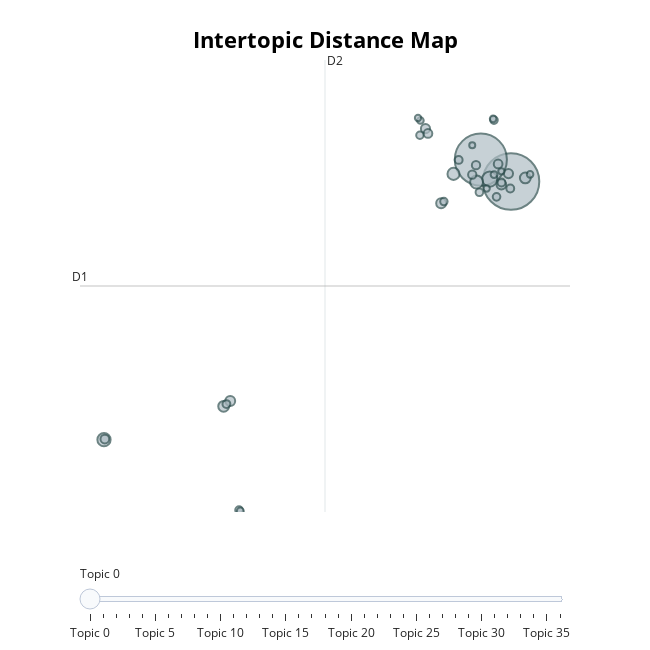

Write notebook code for a chart like this one.
### Code cell
# Vẽ bản đồ khoảng cách giữa các Topic
fig_intertopic = topic_model.visualize_topics()

# Hiển thị
fig_intertopic.show()

fig_intertopic.write_html("../Figures/intertopic_distance_map.html")

### Figure 1 — Plotly figure (JSON) as saved in the notebook; plotly's stock layout.template omitted (floating-point values rounded to 4 significant figures)
{"data": [{"customdata": [[0, "data | experience | business | skills | ai", 880], [1, "dữ_liệu | phân_tích | kinh_nghiệm | làm_việc | công_việc", 747], [2, "hitachi | people | best | innovation | work", 63], [3, "binance | blockchain | trading | ecosystem | arrangement", 48], [4, "community | exam | assessment | complete | media", 46], [5, "publicis | consulting | possible | data | 60", 40], [6, "qualcomm | engineering | research | related | individuals", 32], [7, "coding | language | tomorrows | expertise | pay", 32], [8, "nvidia | ai | computing | gpu | wireless", 27], [9, "description | group | technical | colleagues | vietnam", 27], [10, "asia | branches | united | bank | risk", 26], [11, "pg | job | career | brands | leaders", 23], [12, "crossian | marketing | lifetime | campaign | directtoconsumer", 23], [13, "vietnam | labor | contact | development | timesyear", 21], [14, "binance | blockchain | ecosystem | program | trading", 21], [15, "microsoft | transformation | solutions | services | potential", 21], [16, "tiktok | creativity | joy | mission | inspire", 19], [17, "game | games | want | design | gameplay", 19], [18, "agoda | partners | supply | travel | bangkok", 17], [19, "azure | data | synapse | microsoft | pipelines", 17], [20, "test | nvidia | computing | qa | gpu", 17], [21, "rights | policy | alphas | financial | strategies", 17], [22, "customers | risk | customer | regulations | credit", 16], [23, "credit | models | llm | business | financial", 16], [24, "httpscareersmbbankcomvnhomepage | bank | mb | phone | directly", 16], [25, "grab | southeast | odoo | loved | lifes", 16], [26, "confluence | checks | global | clients | career", 15], [27, "servicenow | ứng_dụng | việt_nam | technology | toàn_cầu", 15], [28, "httpscareersmbbankcomvnhomepage | mb | spring | directly | phone", 13], [29, "testing | test | able | job | good", 13], [30, "vision | ml | trusting | social | computer", 12], [31, "test | verification | leaves | salary | working", 12], [32, "chatbots | vietnamese | paypal | progress | evaluate", 12], [33, "fpt | ai | cloud | solutions | smart", 11], [34, "software | embedded | development | automotive | days", 11], [35, "personal | home | decree | credit | agreement", 11], [36, "microsoft | substrate | status | science | including", 10]], "hovertemplate": "<b>Topic %{customdata[0]}</b><br>%{customdata[1]}<br>Size: %{customdata[2]}", "legendgroup": "", "marker": {"color": "#B0BEC5", "line": {"color": "DarkSlateGrey", "width": 2}, "size": [880, 747, 63, 48, 46, 40, 32, 32, 27, 27, 26, 23, 23, 21, 21, 21, 19, 19, 17, 17, 17, 17, 16, 16, 16, 16, 15, 15, 13, 13, 12, 12, 12, 11, 11, 11, 10], "sizemode": "area", "sizeref": 0.55, "symbol": "circle"}, "mode": "markers", "name": "", "orientation": "v", "showlegend": false, "type": "scatter", "x": [10.04, 8.818, 9.18, -6.501, 8.645, 7.708, -1.637, 10.63, -1.37, 7.205, 9.653, 6.568, 9.941, 6.668, -6.467, 9.521, 8.469, 8.622, 7.918, 9.657, -1.524, 10.01, 8.76, 9.353, -1.01, 9.457, 6.341, 7.317, -0.9592, 9.356, 9.317, 6.362, 10.82, 9.654, 6.265, 9.055, 8.469], "xaxis": "x", "y": [16.31, 17.42, 16.43, 3.282, 16.28, 16.69, 4.965, 16.49, 5.232, 15.21, 16.16, 18.98, 16.71, 18.73, 3.316, 17.2, 16.65, 17.13, 17.4, 16.26, 5.078, 15.96, 15.77, 19.41, -0.2663, 15.54, 18.64, 15.3, -0.3176, 16.66, 19.47, 19.39, 16.67, 16.82, 19.51, 15.96, 18.14], "yaxis": "y"}], "layout": {"annotations": [{"showarrow": false, "text": "D1", "x": -7.477, "y": 11.04, "yshift": 10}, {"showarrow": false, "text": "D2", "x": 2.483, "xshift": 10, "y": 22.44}], "height": 650, "hoverlabel": {"bgcolor": "white", "font": {"family": "Rockwell", "size": 16}}, "legend": {"itemsizing": "constant", "tracegroupgap": 0}, "margin": {"t": 60}, "shapes": [{"line": {"color": "#CFD8DC", "width": 2}, "type": "line", "x0": 2.483, "x1": 2.483, "y0": -0.3652, "y1": 22.44}, {"line": {"color": "#9E9E9E", "width": 2}, "type": "line", "x0": -7.477, "x1": 12.44, "y0": 11.04, "y1": 11.04}], "sliders": [{"active": 0, "pad": {"t": 50}, "steps": [{"args": [{"marker.color": [["red", "#B0BEC5", "#B0BEC5", "#B0BEC5", "#B0BEC5", "#B0BEC5", "#B0BEC5", "#B0BEC5", "#B0BEC5", "#B0BEC5", "#B0BEC5", "#B0BEC5", "#B0BEC5", "#B0BEC5", "#B0BEC5", "#B0BEC5", "#B0BEC5", "#B0BEC5", "#B0BEC5", "#B0BEC5", "#B0BEC5", "#B0BEC5", "#B0BEC5", "#B0BEC5", "#B0BEC5", "#B0BEC5", "#B0BEC5", "#B0BEC5", "#B0BEC5", "#B0BEC5", "#B0BEC5", "#B0BEC5", "#B0BEC5", "#B0BEC5", "#B0BEC5", "#B0BEC5", "#B0BEC5"]]}], "label": "Topic 0", "method": "update"}, {"args": [{"marker.color": [["#B0BEC5", "red", "#B0BEC5", "#B0BEC5", "#B0BEC5", "#B0BEC5", "#B0BEC5", "#B0BEC5", "#B0BEC5", "#B0BEC5", "#B0BEC5", "#B0BEC5", "#B0BEC5", "#B0BEC5", "#B0BEC5", "#B0BEC5", "#B0BEC5", "#B0BEC5", "#B0BEC5", "#B0BEC5", "#B0BEC5", "#B0BEC5", "#B0BEC5", "#B0BEC5", "#B0BEC5", "#B0BEC5", "#B0BEC5", "#B0BEC5", "#B0BEC5", "#B0BEC5", "#B0BEC5", "#B0BEC5", "#B0BEC5", "#B0BEC5", "#B0BEC5", "#B0BEC5", "#B0BEC5"]]}], "label": "Topic 1", "method": "update"}, {"args": [{"marker.color": [["#B0BEC5", "#B0BEC5", "red", "#B0BEC5", "#B0BEC5", "#B0BEC5", "#B0BEC5", "#B0BEC5", "#B0BEC5", "#B0BEC5", "#B0BEC5", "#B0BEC5", "#B0BEC5", "#B0BEC5", "#B0BEC5", "#B0BEC5", "#B0BEC5", "#B0BEC5", "#B0BEC5", "#B0BEC5", "#B0BEC5", "#B0BEC5", "#B0BEC5", "#B0BEC5", "#B0BEC5", "#B0BEC5", "#B0BEC5", "#B0BEC5", "#B0BEC5", "#B0BEC5", "#B0BEC5", "#B0BEC5", "#B0BEC5", "#B0BEC5", "#B0BEC5", "#B0BEC5", "#B0BEC5"]]}], "label": "Topic 2", "method": "update"}, {"args": [{"marker.color": [["#B0BEC5", "#B0BEC5", "#B0BEC5", "red", "#B0BEC5", "#B0BEC5", "#B0BEC5", "#B0BEC5", "#B0BEC5", "#B0BEC5", "#B0BEC5", "#B0BEC5", "#B0BEC5", "#B0BEC5", "#B0BEC5", "#B0BEC5", "#B0BEC5", "#B0BEC5", "#B0BEC5", "#B0BEC5", "#B0BEC5", "#B0BEC5", "#B0BEC5", "#B0BEC5", "#B0BEC5", "#B0BEC5", "#B0BEC5", "#B0BEC5", "#B0BEC5", "#B0BEC5", "#B0BEC5", "#B0BEC5", "#B0BEC5", "#B0BEC5", "#B0BEC5", "#B0BEC5", "#B0BEC5"]]}], "label": "Topic 3", "method": "update"}, {"args": [{"marker.color": [["#B0BEC5", "#B0BEC5", "#B0BEC5", "#B0BEC5", "red", "#B0BEC5", "#B0BEC5", "#B0BEC5", "#B0BEC5", "#B0BEC5", "#B0BEC5", "#B0BEC5", "#B0BEC5", "#B0BEC5", "#B0BEC5", "#B0BEC5", "#B0BEC5", "#B0BEC5", "#B0BEC5", "#B0BEC5", "#B0BEC5", "#B0BEC5", "#B0BEC5", "#B0BEC5", "#B0BEC5", "#B0BEC5", "#B0BEC5", "#B0BEC5", "#B0BEC5", "#B0BEC5", "#B0BEC5", "#B0BEC5", "#B0BEC5", "#B0BEC5", "#B0BEC5", "#B0BEC5", "#B0BEC5"]]}], "label": "Topic 4", "method": "update"}, {"args": [{"marker.color": [["#B0BEC5", "#B0BEC5", "#B0BEC5", "#B0BEC5", "#B0BEC5", "red", "#B0BEC5", "#B0BEC5", "#B0BEC5", "#B0BEC5", "#B0BEC5", "#B0BEC5", "#B0BEC5", "#B0BEC5", "#B0BEC5", "#B0BEC5", "#B0BEC5", "#B0BEC5", "#B0BEC5", "#B0BEC5", "#B0BEC5", "#B0BEC5", "#B0BEC5", "#B0BEC5", "#B0BEC5", "#B0BEC5", "#B0BEC5", "#B0BEC5", "#B0BEC5", "#B0BEC5", "#B0BEC5", "#B0BEC5", "#B0BEC5", "#B0BEC5", "#B0BEC5", "#B0BEC5", "#B0BEC5"]]}], "label": "Topic 5", "method": "update"}, {"args": [{"marker.color": [["#B0BEC5", "#B0BEC5", "#B0BEC5", "#B0BEC5", "#B0BEC5", "#B0BEC5", "red", "#B0BEC5", "#B0BEC5", "#B0BEC5", "#B0BEC5", "#B0BEC5", "#B0BEC5", "#B0BEC5", "#B0BEC5", "#B0BEC5", "#B0BEC5", "#B0BEC5", "#B0BEC5", "#B0BEC5", "#B0BEC5", "#B0BEC5", "#B0BEC5", "#B0BEC5", "#B0BEC5", "#B0BEC5", "#B0BEC5", "#B0BEC5", "#B0BEC5", "#B0BEC5", "#B0BEC5", "#B0BEC5", "#B0BEC5", "#B0BEC5", "#B0BEC5", "#B0BEC5", "#B0BEC5"]]}], "label": "Topic 6", "method": "update"}, {"args": [{"marker.color": [["#B0BEC5", "#B0BEC5", "#B0BEC5", "#B0BEC5", "#B0BEC5", "#B0BEC5", "#B0BEC5", "red", "#B0BEC5", "#B0BEC5", "#B0BEC5", "#B0BEC5", "#B0BEC5", "#B0BEC5", "#B0BEC5", "#B0BEC5", "#B0BEC5", "#B0BEC5", "#B0BEC5", "#B0BEC5", "#B0BEC5", "#B0BEC5", "#B0BEC5", "#B0BEC5", "#B0BEC5", "#B0BEC5", "#B0BEC5", "#B0BEC5", "#B0BEC5", "#B0BEC5", "#B0BEC5", "#B0BEC5", "#B0BEC5", "#B0BEC5", "#B0BEC5", "#B0BEC5", "#B0BEC5"]]}], "label": "Topic 7", "method": "update"}, {"args": [{"marker.color": [["#B0BEC5", "#B0BEC5", "#B0BEC5", "#B0BEC5", "#B0BEC5", "#B0BEC5", "#B0BEC5", "#B0BEC5", "red", "#B0BEC5", "#B0BEC5", "#B0BEC5", "#B0BEC5", "#B0BEC5", "#B0BEC5", "#B0BEC5", "#B0BEC5", "#B0BEC5", "#B0BEC5", "#B0BEC5", "#B0BEC5", "#B0BEC5", "#B0BEC5", "#B0BEC5", "#B0BEC5", "#B0BEC5", "#B0BEC5", "#B0BEC5", "#B0BEC5", "#B0BEC5", "#B0BEC5", "#B0BEC5", "#B0BEC5", "#B0BEC5", "#B0BEC5", "#B0BEC5", "#B0BEC5"]]}], "label": "Topic 8", "method": "update"}, {"args": [{"marker.color": [["#B0BEC5", "#B0BEC5", "#B0BEC5", "#B0BEC5", "#B0BEC5", "#B0BEC5", "#B0BEC5", "#B0BEC5", "#B0BEC5", "red", "#B0BEC5", "#B0BEC5", "#B0BEC5", "#B0BEC5", "#B0BEC5", "#B0BEC5", "#B0BEC5", "#B0BEC5", "#B0BEC5", "#B0BEC5", "#B0BEC5", "#B0BEC5", "#B0BEC5", "#B0BEC5", "#B0BEC5", "#B0BEC5", "#B0BEC5", "#B0BEC5", "#B0BEC5", "#B0BEC5", "#B0BEC5", "#B0BEC5", "#B0BEC5", "#B0BEC5", "#B0BEC5", "#B0BEC5", "#B0BEC5"]]}], "label": "Topic 9", "method": "update"}, {"args": [{"marker.color": [["#B0BEC5", "#B0BEC5", "#B0BEC5", "#B0BEC5", "#B0BEC5", "#B0BEC5", "#B0BEC5", "#B0BEC5", "#B0BEC5", "#B0BEC5", "red", "#B0BEC5", "#B0BEC5", "#B0BEC5", "#B0BEC5", "#B0BEC5", "#B0BEC5", "#B0BEC5", "#B0BEC5", "#B0BEC5", "#B0BEC5", "#B0BEC5", "#B0BEC5", "#B0BEC5", "#B0BEC5", "#B0BEC5", "#B0BEC5", "#B0BEC5", "#B0BEC5", "#B0BEC5", "#B0BEC5", "#B0BEC5", "#B0BEC5", "#B0BEC5", "#B0BEC5", "#B0BEC5", "#B0BEC5"]]}], "label": "Topic 10", "method": "update"}, {"args": [{"marker.color": [["#B0BEC5", "#B0BEC5", "#B0BEC5", "#B0BEC5", "#B0BEC5", "#B0BEC5", "#B0BEC5", "#B0BEC5", "#B0BEC5", "#B0BEC5", "#B0BEC5", "red", "#B0BEC5", "#B0BEC5", "#B0BEC5", "#B0BEC5", "#B0BEC5", "#B0BEC5", "#B0BEC5", "#B0BEC5", "#B0BEC5", "#B0BEC5", "#B0BEC5", "#B0BEC5", "#B0BEC5", "#B0BEC5", "#B0BEC5", "#B0BEC5", "#B0BEC5", "#B0BEC5", "#B0BEC5", "#B0BEC5", "#B0BEC5", "#B0BEC5", "#B0BEC5", "#B0BEC5", "#B0BEC5"]]}], "label": "Topic 11", "method": "update"}, {"args": [{"marker.color": [["#B0BEC5", "#B0BEC5", "#B0BEC5", "#B0BEC5", "#B0BEC5", "#B0BEC5", "#B0BEC5", "#B0BEC5", "#B0BEC5", "#B0BEC5", "#B0BEC5", "#B0BEC5", "red", "#B0BEC5", "#B0BEC5", "#B0BEC5", "#B0BEC5", "#B0BEC5", "#B0BEC5", "#B0BEC5", "#B0BEC5", "#B0BEC5", "#B0BEC5", "#B0BEC5", "#B0BEC5", "#B0BEC5", "#B0BEC5", "#B0BEC5", "#B0BEC5", "#B0BEC5", "#B0BEC5", "#B0BEC5", "#B0BEC5", "#B0BEC5", "#B0BEC5", "#B0BEC5", "#B0BEC5"]]}], "label": "Topic 12", "method": "update"}, {"args": [{"marker.color": [["#B0BEC5", "#B0BEC5", "#B0BEC5", "#B0BEC5", "#B0BEC5", "#B0BEC5", "#B0BEC5", "#B0BEC5", "#B0BEC5", "#B0BEC5", "#B0BEC5", "#B0BEC5", "#B0BEC5", "red", "#B0BEC5", "#B0BEC5", "#B0BEC5", "#B0BEC5", "#B0BEC5", "#B0BEC5", "#B0BEC5", "#B0BEC5", "#B0BEC5", "#B0BEC5", "#B0BEC5", "#B0BEC5", "#B0BEC5", "#B0BEC5", "#B0BEC5", "#B0BEC5", "#B0BEC5", "#B0BEC5", "#B0BEC5", "#B0BEC5", "#B0BEC5", "#B0BEC5", "#B0BEC5"]]}], "label": "Topic 13", "method": "update"}, {"args": [{"marker.color": [["#B0BEC5", "#B0BEC5", "#B0BEC5", "#B0BEC5", "#B0BEC5", "#B0BEC5", "#B0BEC5", "#B0BEC5", "#B0BEC5", "#B0BEC5", "#B0BEC5", "#B0BEC5", "#B0BEC5", "#B0BEC5", "red", "#B0BEC5", "#B0BEC5", "#B0BEC5", "#B0BEC5", "#B0BEC5", "#B0BEC5", "#B0BEC5", "#B0BEC5", "#B0BEC5", "#B0BEC5", "#B0BEC5", "#B0BEC5", "#B0BEC5", "#B0BEC5", "#B0BEC5", "#B0BEC5", "#B0BEC5", "#B0BEC5", "#B0BEC5", "#B0BEC5", "#B0BEC5", "#B0BEC5"]]}], "label": "Topic 14", "method": "update"}, {"args": [{"marker.color": [["#B0BEC5", "#B0BEC5", "#B0BEC5", "#B0BEC5", "#B0BEC5", "#B0BEC5", "#B0BEC5", "#B0BEC5", "#B0BEC5", "#B0BEC5", "#B0BEC5", "#B0BEC5", "#B0BEC5", "#B0BEC5", "#B0BEC5", "red", "#B0BEC5", "#B0BEC5", "#B0BEC5", "#B0BEC5", "#B0BEC5", "#B0BEC5", "#B0BEC5", "#B0BEC5", "#B0BEC5", "#B0BEC5", "#B0BEC5", "#B0BEC5", "#B0BEC5", "#B0BEC5", "#B0BEC5", "#B0BEC5", "#B0BEC5", "#B0BEC5", "#B0BEC5", "#B0BEC5", "#B0BEC5"]]}], "label": "Topic 15", "method": "update"}, {"args": [{"marker.color": [["#B0BEC5", "#B0BEC5", "#B0BEC5", "#B0BEC5", "#B0BEC5", "#B0BEC5", "#B0BEC5", "#B0BEC5", "#B0BEC5", "#B0BEC5", "#B0BEC5", "#B0BEC5", "#B0BEC5", "#B0BEC5", "#B0BEC5", "#B0BEC5", "red", "#B0BEC5", "#B0BEC5", "#B0BEC5", "#B0BEC5", "#B0BEC5", "#B0BEC5", "#B0BEC5", "#B0BEC5", "#B0BEC5", "#B0BEC5", "#B0BEC5", "#B0BEC5", "#B0BEC5", "#B0BEC5", "#B0BEC5", "#B0BEC5", "#B0BEC5", "#B0BEC5", "#B0BEC5", "#B0BEC5"]]}], "label": "Topic 16", "method": "update"}, {"args": [{"marker.color": [["#B0BEC5", "#B0BEC5", "#B0BEC5", "#B0BEC5", "#B0BEC5", "#B0BEC5", "#B0BEC5", "#B0BEC5", "#B0BEC5", "#B0BEC5", "#B0BEC5", "#B0BEC5", "#B0BEC5", "#B0BEC5", "#B0BEC5", "#B0BEC5", "#B0BEC5", "red", "#B0BEC5", "#B0BEC5", "#B0BEC5", "#B0BEC5", "#B0BEC5", "#B0BEC5", "#B0BEC5", "#B0BEC5", "#B0BEC5", "#B0BEC5", "#B0BEC5", "#B0BEC5", "#B0BEC5", "#B0BEC5", "#B0BEC5", "#B0BEC5", "#B0BEC5", "#B0BEC5", "#B0BEC5"]]}], "label": "Topic 17", "method": "update"}, {"args": [{"marker.color": [["#B0BEC5", "#B0BEC5", "#B0BEC5", "#B0BEC5", "#B0BEC5", "#B0BEC5", "#B0BEC5", "#B0BEC5", "#B0BEC5", "#B0BEC5", "#B0BEC5", "#B0BEC5", "#B0BEC5", "#B0BEC5", "#B0BEC5", "#B0BEC5", "#B0BEC5", "#B0BEC5", "red", "#B0BEC5", "#B0BEC5", "#B0BEC5", "#B0BEC5", "#B0BEC5", "#B0BEC5", "#B0BEC5", "#B0BEC5", "#B0BEC5", "#B0BEC5", "#B0BEC5", "#B0BEC5", "#B0BEC5", "#B0BEC5", "#B0BEC5", "#B0BEC5", "#B0BEC5", "#B0BEC5"]]}], "label": "Topic 18", "method": "update"}, {"args": [{"marker.color": [["#B0BEC5", "#B0BEC5", "#B0BEC5", "#B0BEC5", "#B0BEC5", "#B0BEC5", "#B0BEC5", "#B0BEC5", "#B0BEC5", "#B0BEC5", "#B0BEC5", "#B0BEC5", "#B0BEC5", "#B0BEC5", "#B0BEC5", "#B0BEC5", "#B0BEC5", "#B0BEC5", "#B0BEC5", "red", "#B0BEC5", "#B0BEC5", "#B0BEC5", "#B0BEC5", "#B0BEC5", "#B0BEC5", "#B0BEC5", "#B0BEC5", "#B0BEC5", "#B0BEC5", "#B0BEC5", "#B0BEC5", "#B0BEC5", "#B0BEC5", "#B0BEC5", "#B0BEC5", "#B0BEC5"]]}], "label": "Topic 19", "method": "update"}, {"args": [{"marker.color": [["#B0BEC5", "#B0BEC5", "#B0BEC5", "#B0BEC5", "#B0BEC5", "#B0BEC5", "#B0BEC5", "#B0BEC5", "#B0BEC5", "#B0BEC5", "#B0BEC5", "#B0BEC5", "#B0BEC5", "#B0BEC5", "#B0BEC5", "#B0BEC5", "#B0BEC5", "#B0BEC5", "#B0BEC5", "#B0BEC5", "red", "#B0BEC5", "#B0BEC5", "#B0BEC5", "#B0BEC5", "#B0BEC5", "#B0BEC5", "#B0BEC5", "#B0BEC5", "#B0BEC5", "#B0BEC5", "#B0BEC5", "#B0BEC5", "#B0BEC5", "#B0BEC5", "#B0BEC5", "#B0BEC5"]]}], "label": "Topic 20", "method": "update"}, {"args": [{"marker.color": [["#B0BEC5", "#B0BEC5", "#B0BEC5", "#B0BEC5", "#B0BEC5", "#B0BEC5", "#B0BEC5", "#B0BEC5", "#B0BEC5", "#B0BEC5", "#B0BEC5", "#B0BEC5", "#B0BEC5", "#B0BEC5", "#B0BEC5", "#B0BEC5", "#B0BEC5", "#B0BEC5", "#B0BEC5", "#B0BEC5", "#B0BEC5", "red", "#B0BEC5", "#B0BEC5", "#B0BEC5", "#B0BEC5", "#B0BEC5", "#B0BEC5", "#B0BEC5", "#B0BEC5", "#B0BEC5", "#B0BEC5", "#B0BEC5", "#B0BEC5", "#B0BEC5", "#B0BEC5", "#B0BEC5"]]}], "label": "Topic 21", "method": "update"}, {"args": [{"marker.color": [["#B0BEC5", "#B0BEC5", "#B0BEC5", "#B0BEC5", "#B0BEC5", "#B0BEC5", "#B0BEC5", "#B0BEC5", "#B0BEC5", "#B0BEC5", "#B0BEC5", "#B0BEC5", "#B0BEC5", "#B0BEC5", "#B0BEC5", "#B0BEC5", "#B0BEC5", "#B0BEC5", "#B0BEC5", "#B0BEC5", "#B0BEC5", "#B0BEC5", "red", "#B0BEC5", "#B0BEC5", "#B0BEC5", "#B0BEC5", "#B0BEC5", "#B0BEC5", "#B0BEC5", "#B0BEC5", "#B0BEC5", "#B0BEC5", "#B0BEC5", "#B0BEC5", "#B0BEC5", "#B0BEC5"]]}], "label": "Topic 22", "method": "update"}, {"args": [{"marker.color": [["#B0BEC5", "#B0BEC5", "#B0BEC5", "#B0BEC5", "#B0BEC5", "#B0BEC5", "#B0BEC5", "#B0BEC5", "#B0BEC5", "#B0BEC5", "#B0BEC5", "#B0BEC5", "#B0BEC5", "#B0BEC5", "#B0BEC5", "#B0BEC5", "#B0BEC5", "#B0BEC5", "#B0BEC5", "#B0BEC5", "#B0BEC5", "#B0BEC5", "#B0BEC5", "red", "#B0BEC5", "#B0BEC5", "#B0BEC5", "#B0BEC5", "#B0BEC5", "#B0BEC5", "#B0BEC5", "#B0BEC5", "#B0BEC5", "#B0BEC5", "#B0BEC5", "#B0BEC5", "#B0BEC5"]]}], "label": "Topic 23", "method": "update"}, {"args": [{"marker.color": [["#B0BEC5", "#B0BEC5", "#B0BEC5", "#B0BEC5", "#B0BEC5", "#B0BEC5", "#B0BEC5", "#B0BEC5", "#B0BEC5", "#B0BEC5", "#B0BEC5", "#B0BEC5", "#B0BEC5", "#B0BEC5", "#B0BEC5", "#B0BEC5", "#B0BEC5", "#B0BEC5", "#B0BEC5", "#B0BEC5", "#B0BEC5", "#B0BEC5", "#B0BEC5", "#B0BEC5", "red", "#B0BEC5", "#B0BEC5", "#B0BEC5", "#B0BEC5", "#B0BEC5", "#B0BEC5", "#B0BEC5", "#B0BEC5", "#B0BEC5", "#B0BEC5", "#B0BEC5", "#B0BEC5"]]}], "label": "Topic 24", "method": "update"}, {"args": [{"marker.color": [["#B0BEC5", "#B0BEC5", "#B0BEC5", "#B0BEC5", "#B0BEC5", "#B0BEC5", "#B0BEC5", "#B0BEC5", "#B0BEC5", "#B0BEC5", "#B0BEC5", "#B0BEC5", "#B0BEC5", "#B0BEC5", "#B0BEC5", "#B0BEC5", "#B0BEC5", "#B0BEC5", "#B0BEC5", "#B0BEC5", "#B0BEC5", "#B0BEC5", "#B0BEC5", "#B0BEC5", "#B0BEC5", "red", "#B0BEC5", "#B0BEC5", "#B0BEC5", "#B0BEC5", "#B0BEC5", "#B0BEC5", "#B0BEC5", "#B0BEC5", "#B0BEC5", "#B0BEC5", "#B0BEC5"]]}], "label": "Topic 25", "method": "update"}, {"args": [{"marker.color": [["#B0BEC5", "#B0BEC5", "#B0BEC5", "#B0BEC5", "#B0BEC5", "#B0BEC5", "#B0BEC5", "#B0BEC5", "#B0BEC5", "#B0BEC5", "#B0BEC5", "#B0BEC5", "#B0BEC5", "#B0BEC5", "#B0BEC5", "#B0BEC5", "#B0BEC5", "#B0BEC5", "#B0BEC5", "#B0BEC5", "#B0BEC5", "#B0BEC5", "#B0BEC5", "#B0BEC5", "#B0BEC5", "#B0BEC5", "red", "#B0BEC5", "#B0BEC5", "#B0BEC5", "#B0BEC5", "#B0BEC5", "#B0BEC5", "#B0BEC5", "#B0BEC5", "#B0BEC5", "#B0BEC5"]]}], "label": "Topic 26", "method": "update"}, {"args": [{"marker.color": [["#B0BEC5", "#B0BEC5", "#B0BEC5", "#B0BEC5", "#B0BEC5", "#B0BEC5", "#B0BEC5", "#B0BEC5", "#B0BEC5", "#B0BEC5", "#B0BEC5", "#B0BEC5", "#B0BEC5", "#B0BEC5", "#B0BEC5", "#B0BEC5", "#B0BEC5", "#B0BEC5", "#B0BEC5", "#B0BEC5", "#B0BEC5", "#B0BEC5", "#B0BEC5", "#B0BEC5", "#B0BEC5", "#B0BEC5", "#B0BEC5", "red", "#B0BEC5", "#B0BEC5", "#B0BEC5", "#B0BEC5", "#B0BEC5", "#B0BEC5", "#B0BEC5", "#B0BEC5", "#B0BEC5"]]}], "label": "Topic 27", "method": "update"}, {"args": [{"marker.color": [["#B0BEC5", "#B0BEC5", "#B0BEC5", "#B0BEC5", "#B0BEC5", "#B0BEC5", "#B0BEC5", "#B0BEC5", "#B0BEC5", "#B0BEC5", "#B0BEC5", "#B0BEC5", "#B0BEC5", "#B0BEC5", "#B0BEC5", "#B0BEC5", "#B0BEC5", "#B0BEC5", "#B0BEC5", "#B0BEC5", "#B0BEC5", "#B0BEC5", "#B0BEC5", "#B0BEC5", "#B0BEC5", "#B0BEC5", "#B0BEC5", "#B0BEC5", "red", "#B0BEC5", "#B0BEC5", "#B0BEC5", "#B0BEC5", "#B0BEC5", "#B0BEC5", "#B0BEC5", "#B0BEC5"]]}], "label": "Topic 28", "method": "update"}, {"args": [{"marker.color": [["#B0BEC5", "#B0BEC5", "#B0BEC5", "#B0BEC5", "#B0BEC5", "#B0BEC5", "#B0BEC5", "#B0BEC5", "#B0BEC5", "#B0BEC5", "#B0BEC5", "#B0BEC5", "#B0BEC5", "#B0BEC5", "#B0BEC5", "#B0BEC5", "#B0BEC5", "#B0BEC5", "#B0BEC5", "#B0BEC5", "#B0BEC5", "#B0BEC5", "#B0BEC5", "#B0BEC5", "#B0BEC5", "#B0BEC5", "#B0BEC5", "#B0BEC5", "#B0BEC5", "red", "#B0BEC5", "#B0BEC5", "#B0BEC5", "#B0BEC5", "#B0BEC5", "#B0BEC5", "#B0BEC5"]]}], "label": "Topic 29", "method": "update"}, {"args": [{"marker.color": [["#B0BEC5", "#B0BEC5", "#B0BEC5", "#B0BEC5", "#B0BEC5", "#B0BEC5", "#B0BEC5", "#B0BEC5", "#B0BEC5", "#B0BEC5", "#B0BEC5", "#B0BEC5", "#B0BEC5", "#B0BEC5", "#B0BEC5", "#B0BEC5", "#B0BEC5", "#B0BEC5", "#B0BEC5", "#B0BEC5", "#B0BEC5", "#B0BEC5", "#B0BEC5", "#B0BEC5", "#B0BEC5", "#B0BEC5", "#B0BEC5", "#B0BEC5", "#B0BEC5", "#B0BEC5", "red", "#B0BEC5", "#B0BEC5", "#B0BEC5", "#B0BEC5", "#B0BEC5", "#B0BEC5"]]}], "label": "Topic 30", "method": "update"}, {"args": [{"marker.color": [["#B0BEC5", "#B0BEC5", "#B0BEC5", "#B0BEC5", "#B0BEC5", "#B0BEC5", "#B0BEC5", "#B0BEC5", "#B0BEC5", "#B0BEC5", "#B0BEC5", "#B0BEC5", "#B0BEC5", "#B0BEC5", "#B0BEC5", "#B0BEC5", "#B0BEC5", "#B0BEC5", "#B0BEC5", "#B0BEC5", "#B0BEC5", "#B0BEC5", "#B0BEC5", "#B0BEC5", "#B0BEC5", "#B0BEC5", "#B0BEC5", "#B0BEC5", "#B0BEC5", "#B0BEC5", "#B0BEC5", "red", "#B0BEC5", "#B0BEC5", "#B0BEC5", "#B0BEC5", "#B0BEC5"]]}], "label": "Topic 31", "method": "update"}, {"args": [{"marker.color": [["#B0BEC5", "#B0BEC5", "#B0BEC5", "#B0BEC5", "#B0BEC5", "#B0BEC5", "#B0BEC5", "#B0BEC5", "#B0BEC5", "#B0BEC5", "#B0BEC5", "#B0BEC5", "#B0BEC5", "#B0BEC5", "#B0BEC5", "#B0BEC5", "#B0BEC5", "#B0BEC5", "#B0BEC5", "#B0BEC5", "#B0BEC5", "#B0BEC5", "#B0BEC5", "#B0BEC5", "#B0BEC5", "#B0BEC5", "#B0BEC5", "#B0BEC5", "#B0BEC5", "#B0BEC5", "#B0BEC5", "#B0BEC5", "red", "#B0BEC5", "#B0BEC5", "#B0BEC5", "#B0BEC5"]]}], "label": "Topic 32", "method": "update"}, {"args": [{"marker.color": [["#B0BEC5", "#B0BEC5", "#B0BEC5", "#B0BEC5", "#B0BEC5", "#B0BEC5", "#B0BEC5", "#B0BEC5", "#B0BEC5", "#B0BEC5", "#B0BEC5", "#B0BEC5", "#B0BEC5", "#B0BEC5", "#B0BEC5", "#B0BEC5", "#B0BEC5", "#B0BEC5", "#B0BEC5", "#B0BEC5", "#B0BEC5", "#B0BEC5", "#B0BEC5", "#B0BEC5", "#B0BEC5", "#B0BEC5", "#B0BEC5", "#B0BEC5", "#B0BEC5", "#B0BEC5", "#B0BEC5", "#B0BEC5", "#B0BEC5", "red", "#B0BEC5", "#B0BEC5", "#B0BEC5"]]}], "label": "Topic 33", "method": "update"}, {"args": [{"marker.color": [["#B0BEC5", "#B0BEC5", "#B0BEC5", "#B0BEC5", "#B0BEC5", "#B0BEC5", "#B0BEC5", "#B0BEC5", "#B0BEC5", "#B0BEC5", "#B0BEC5", "#B0BEC5", "#B0BEC5", "#B0BEC5", "#B0BEC5", "#B0BEC5", "#B0BEC5", "#B0BEC5", "#B0BEC5", "#B0BEC5", "#B0BEC5", "#B0BEC5", "#B0BEC5", "#B0BEC5", "#B0BEC5", "#B0BEC5", "#B0BEC5", "#B0BEC5", "#B0BEC5", "#B0BEC5", "#B0BEC5", "#B0BEC5", "#B0BEC5", "#B0BEC5", "red", "#B0BEC5", "#B0BEC5"]]}], "label": "Topic 34", "method": "update"}, {"args": [{"marker.color": [["#B0BEC5", "#B0BEC5", "#B0BEC5", "#B0BEC5", "#B0BEC5", "#B0BEC5", "#B0BEC5", "#B0BEC5", "#B0BEC5", "#B0BEC5", "#B0BEC5", "#B0BEC5", "#B0BEC5", "#B0BEC5", "#B0BEC5", "#B0BEC5", "#B0BEC5", "#B0BEC5", "#B0BEC5", "#B0BEC5", "#B0BEC5", "#B0BEC5", "#B0BEC5", "#B0BEC5", "#B0BEC5", "#B0BEC5", "#B0BEC5", "#B0BEC5", "#B0BEC5", "#B0BEC5", "#B0BEC5", "#B0BEC5", "#B0BEC5", "#B0BEC5", "#B0BEC5", "red", "#B0BEC5"]]}], "label": "Topic 35", "method": "update"}, {"args": [{"marker.color": [["#B0BEC5", "#B0BEC5", "#B0BEC5", "#B0BEC5", "#B0BEC5", "#B0BEC5", "#B0BEC5", "#B0BEC5", "#B0BEC5", "#B0BEC5", "#B0BEC5", "#B0BEC5", "#B0BEC5", "#B0BEC5", "#B0BEC5", "#B0BEC5", "#B0BEC5", "#B0BEC5", "#B0BEC5", "#B0BEC5", "#B0BEC5", "#B0BEC5", "#B0BEC5", "#B0BEC5", "#B0BEC5", "#B0BEC5", "#B0BEC5", "#B0BEC5", "#B0BEC5", "#B0BEC5", "#B0BEC5", "#B0BEC5", "#B0BEC5", "#B0BEC5", "#B0BEC5", "#B0BEC5", "red"]]}], "label": "Topic 36", "method": "update"}]}], "title": {"font": {"color": "Black", "size": 22}, "text": "<b>Intertopic Distance Map</b>", "x": 0.5, "xanchor": "center", "y": 0.95, "yanchor": "top"}, "width": 650, "xaxis": {"anchor": "y", "domain": [0, 1], "range": [-7.477, 12.44], "title": {"text": ""}, "visible": false}, "yaxis": {"anchor": "x", "domain": [0, 1], "range": [-0.3652, 22.44], "title": {"text": ""}, "visible": false}}}
